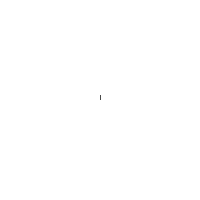
Frame 1 (no input)
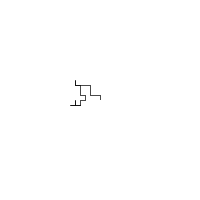
Frame 60 (the mouse pressed at the canvas centre just before this capture)
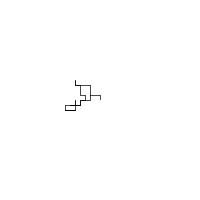
Frame 120 (the mouse held since frame 60 and released just before this capture)

The Processing sketch that drew these frames (run headless with seeded random() and noise(); from frame 60 on, the mouse is pressed at the canvas centre):

// Processing sketch: exercise_I_5
// ── exercise_I_5.pde
Walker w;

void setup() {
  size(200,200);
  background(255);
  w = new Walker();
}

void draw() {
  w.step();
}

// ── Walker.pde
import java.util.Random;
Random generator;

class Walker {
  int x;
  int y;
  
  Walker() {
    x = width/2;
    y = height/2;
    generator = new Random();
  }
  
  void display() {
    stroke(0);
    point(x,y);
  }
  
  void step() {
    float choice = random(1); //<>//
    float stepSize = abs((int)generator.nextGaussian() * 5);
    
    for(int i=0; i<stepSize; i++) {
      if (choice < 0.25) {
        x++;
      } else if (choice < 0.5) {
        x--;
      } else if (choice < 0.75) {
        y--;
      } else  {
        y++;
      }
      
      display();
    }
    
    x = constrain(x, 0, width-ceil(stepSize)); //<>//
    y = constrain(y, 0, height-ceil(stepSize));
  }
}
